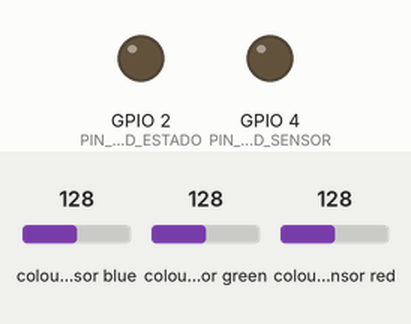
The sketch below on a simulated ESP32. Shown: output pins drawn as LEDs (lit = HIGH). Inputs (shaded band) come from the test bench; at power-on: colour sensor blue 128, colour sensor green 128, colour sensor red 128. Uploads are accepted with an empty reply; the local clock reads 2024-03-15 10:24:30 at power-on unless the sketch sets it; what the sketch prints to the serial monitor is not drawn.

Above: at 0.0 s.
At 0.6 s:
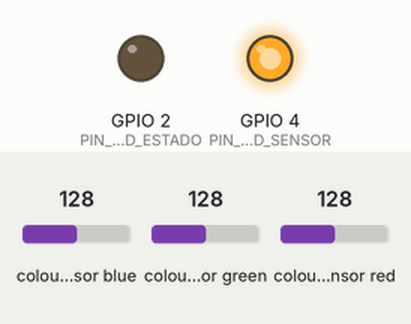
At 11.4 s:
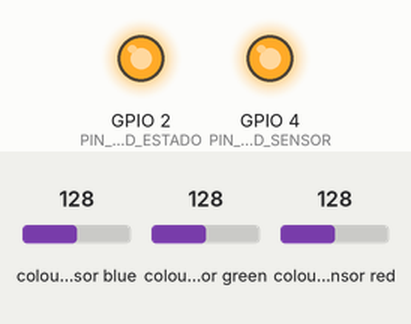
Timing chart, 0 to 12.9 s (numbered marks = the images above):
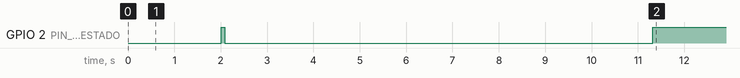

Measured:
- by itself, GPIO 2 (PIN_LED_ESTADO): LOW → HIGH at 2.0 s, → LOW 0.08 s later, → HIGH 9.2 s later

The sketch:

ahgora_lector_wifi.ino
```cpp
// Ahgora - lector colorimetrico ESP32 + TCS34725 con envio por WiFi (hotspot del celular)
//
// Hace lo mismo que Ahgora_TCS34725_Prueba_Optica.ino (un JSON por segundo por el Monitor Serie a 115200)
// y ademas manda las lecturas al Servidor Ahgora (POST /api/lecturas), que las guarda en MongoDB Atlas
// (coleccion «lecturas») y las muestra en Ahgora Web, vista «Lector en vivo».
//
// - Se conecta al hotspot del celular (2,4 GHz). Si no hay senal, guarda hasta 5 minutos de lecturas y
//   las manda cuando vuelve la conexion.
// - Manda las lecturas de a 10 (cada ~10 s) por HTTPS, verificando el certificado del servidor.
// - Usa una clave de LECTOR (x-ahg-nodo) que solo permite enviar lecturas: no sirve para leer ni cambiar datos.
//
// SOLO PRUEBA OPTICA: los valores son senal cruda del sensor, no concentracion de mercurio.
//
// Librerias: "Adafruit TCS34725" (gestor de librerias). WiFi, HTTPClient y WiFiClientSecure vienen con el
// paquete de placas esp32 (version 3.x). Placa: "ESP32 Dev Module".
// Conexiones: VIN->3V3, GND->GND, SDA->GPIO21, SCL->GPIO22, LED del modulo->GPIO4
//
// Antes de compilar: copia secretos.example.h como secretos.h y escribe el nombre y la clave del hotspot.

#include <Wire.h>
#include <Adafruit_TCS34725.h>
#include <WiFi.h>
#include <WiFiMulti.h>
#include <WiFiClientSecure.h>
#include <HTTPClient.h>
#include <time.h>
#include <sys/time.h>

#include "secretos.h"  // WIFI_SSID_1, WIFI_PASS_1, (WIFI_SSID_2, WIFI_PASS_2), API_URL, CLAVE_LECTOR
#include "raices.h"    // certificados raiz para verificar https://taku-server.vercel.app

// ------------------------------------------------------------------ configuracion
const int PIN_LED_SENSOR = 4;
const int PIN_LED_ESTADO = 2;          // LED azul de la placa: parpadea buscando WiFi, fijo si envia bien
const bool USAR_LED_ESTADO = true;     // ponlo en false si la luz de la placa entra a la camara oscura
const char* NODE_ID = "AHG-SED-01";
const char* FIRMWARE = "ahgora-wifi-0.2";

const uint32_t PERIODO_LECTURA_MS = 1000;  // una lectura por segundo, como antes
const uint8_t LOTE = 10;                   // lecturas por envio
const uint32_t ENVIO_MAX_ESPERA_MS = 15000; // si hay menos de 10, igual se envian a los 15 s
const uint16_t CAPACIDAD = 300;             // 5 minutos sin senal; despues se pisan las mas viejas
const uint32_t REINTENTO_WIFI_MS = 10000;

// ------------------------------------------------------------------ estado
Adafruit_TCS34725 tcs(TCS34725_INTEGRATIONTIME_154MS, TCS34725_GAIN_4X);
WiFiMulti redes;
unsigned long seq = 0;

struct Lectura {
  uint32_t seq;
  uint64_t t;  // hora de medicion en ms (NTP); 0 si todavia no hay hora
  uint16_t r, g, b, c;
};
Lectura cola[CAPACIDAD];
uint16_t colaInicio = 0, colaCantidad = 0;

unsigned long ultimaLectura = 0, ultimoEnvio = 0, ultimoIntentoWifi = 0, esperaEnvio = 0;
bool horaLista = false, wifiAvisado = false, ultimoEnvioOk = false;

// ------------------------------------------------------------------ cola circular
void encolar(const Lectura& l) {
  uint16_t pos = (colaInicio + colaCantidad) % CAPACIDAD;
  if (colaCantidad < CAPACIDAD) colaCantidad++;
  else colaInicio = (colaInicio + 1) % CAPACIDAD;  // llena: se pierde la mas vieja
  cola[pos] = l;
}
void descartar(uint16_t n) {
  if (n > colaCantidad) n = colaCantidad;
  colaInicio = (colaInicio + n) % CAPACIDAD;
  colaCantidad -= n;
}

// ------------------------------------------------------------------ hora (NTP por el hotspot)
uint64_t ahoraMs() {
  struct timeval tv;
  gettimeofday(&tv, nullptr);
  if (tv.tv_sec < 1700000000) return 0;  // todavia sin hora
  return (uint64_t)tv.tv_sec * 1000ULL + tv.tv_usec / 1000;
}

// ------------------------------------------------------------------ LED de estado
void led(bool encendido) {
  if (USAR_LED_ESTADO) digitalWrite(PIN_LED_ESTADO, encendido ? HIGH : LOW);
}
void actualizarLed() {
  if (!USAR_LED_ESTADO) return;
  if (WiFi.status() != WL_CONNECTED) led((millis() / 250) % 2);  // parpadeo rapido: sin WiFi
  else led(ultimoEnvioOk || colaCantidad == 0);                  // fijo: conectado y enviando bien
}

// ------------------------------------------------------------------ WiFi
void cuidarWifi() {
  if (WiFi.status() == WL_CONNECTED) {
    if (!wifiAvisado) {
      wifiAvisado = true;
      Serial.print("WIFI: conectado a "); Serial.print(WiFi.SSID());
      Serial.print(" · IP "); Serial.print(WiFi.localIP());
      Serial.print(" · senal "); Serial.print(WiFi.RSSI()); Serial.println(" dBm");
      configTime(-4 * 3600, 0, "pool.ntp.org", "time.google.com");  // hora de Bolivia
    }
    if (!horaLista && ahoraMs() > 0) { horaLista = true; Serial.println("HORA: sincronizada por NTP"); }
    return;
  }
  if (wifiAvisado) { wifiAvisado = false; Serial.println("WIFI: sin conexion, guardando lecturas"); }
  if (millis() - ultimoIntentoWifi < REINTENTO_WIFI_MS && ultimoIntentoWifi != 0) return;
  ultimoIntentoWifi = millis();
  redes.run(3000);  // intenta conectarse a la red disponible con mejor senal (bloquea hasta 3 s)
}

// ------------------------------------------------------------------ envio al servidor
String cuerpoJson(uint16_t n) {
  String s;
  s.reserve(160 + n * 110);
  s += "{\"node_id\":\""; s += NODE_ID;
  s += "\",\"firmware\":\""; s += FIRMWARE;
  s += "\",\"sensor\":\"TCS34725\",\"test_mode\":true,\"rssi\":"; s += WiFi.RSSI();
  s += ",\"lecturas\":[";
  char item[160];
  for (uint16_t i = 0; i < n; i++) {
    const Lectura& l = cola[(colaInicio + i) % CAPACIDAD];
    float rn = 0, gn = 0, bn = 0;
    if (l.c > 0) { rn = 255.0f * l.r / l.c; gn = 255.0f * l.g / l.c; bn = 255.0f * l.b / l.c; }
    snprintf(item, sizeof(item),
             "%s{\"seq\":%lu,\"t\":%llu,\"r\":%u,\"g\":%u,\"b\":%u,\"c\":%u,\"r_norm\":%.2f,\"g_norm\":%.2f,\"b_norm\":%.2f}",
             i ? "," : "", (unsigned long)l.seq, (unsigned long long)l.t, l.r, l.g, l.b, l.c, rn, gn, bn);
    s += item;
  }
  s += "]}";
  return s;
}

void enviar() {
  if (WiFi.status() != WL_CONNECTED || colaCantidad == 0) return;
  if (!horaLista) return;  // sin hora el certificado HTTPS no se puede verificar bien
  bool loteCompleto = colaCantidad >= LOTE;
  if (!loteCompleto && millis() - ultimoEnvio < ENVIO_MAX_ESPERA_MS) return;
  if (millis() - ultimoEnvio < esperaEnvio) return;  // espera creciente despues de un error

  uint16_t n = colaCantidad > 30 ? 30 : colaCantidad;  // si hubo corte, se vacia de a 30
  WiFiClientSecure cliente;
  cliente.setCACert(CERT_RAICES);
  HTTPClient http;
  http.setTimeout(15000);
  if (!http.begin(cliente, API_URL)) { Serial.println("ENVIO: direccion invalida en API_URL"); return; }
  http.addHeader("Content-Type", "application/json");
  http.addHeader("x-ahg-nodo", CLAVE_LECTOR);
  int codigo = http.POST(cuerpoJson(n));
  String respuesta = http.getString();
  http.end();
  ultimoEnvio = millis();

  if (codigo == 200) {
    descartar(n);
    ultimoEnvioOk = true;
    esperaEnvio = 0;
    Serial.print("ENVIO: "); Serial.print(n); Serial.print(" lecturas al servidor · quedan "); Serial.println(colaCantidad);
  } else if (codigo == 400) {
    descartar(n);  // datos que el servidor nunca va a aceptar: no se reintentan
    ultimoEnvioOk = false;
    Serial.print("ENVIO: rechazado (400) "); Serial.println(respuesta);
  } else {
    ultimoEnvioOk = false;
    esperaEnvio = esperaEnvio ? min(esperaEnvio * 2, 120000UL) : 5000;  // 5 s, 10 s, 20 s... hasta 2 min
    Serial.print("ENVIO: error "); Serial.print(codigo);
    if (codigo == 401) Serial.print(" (revisa CLAVE_LECTOR en secretos.h)");
    if (codigo < 0) { Serial.print(" "); Serial.print(HTTPClient::errorToString(codigo)); }
    Serial.print(" · se reintenta en "); Serial.print(esperaEnvio / 1000); Serial.println(" s");
  }
}

// ------------------------------------------------------------------ lectura del sensor (igual que antes)
void leerSensor() {
  uint16_t r, g, b, c;
  tcs.getRawData(&r, &g, &b, &c);

  float rn = 0, gn = 0, bn = 0;
  if (c > 0) {  // cocientes respecto del canal claro, escala 0-255
    rn = 255.0 * r / c;
    gn = 255.0 * g / c;
    bn = 255.0 * b / c;
  }

  Serial.print("{\"node_id\":\""); Serial.print(NODE_ID);
  Serial.print("\",\"seq\":");     Serial.print(seq);
  Serial.print(",\"test_mode\":true,\"sensor\":\"TCS34725\"");
  Serial.print(",\"r\":");  Serial.print(r);
  Serial.print(",\"g\":");  Serial.print(g);
  Serial.print(",\"b\":");  Serial.print(b);
  Serial.print(",\"c\":");  Serial.print(c);
  Serial.print(",\"r_norm\":"); Serial.print(rn, 2);
  Serial.print(",\"g_norm\":"); Serial.print(gn, 2);
  Serial.print(",\"b_norm\":"); Serial.print(bn, 2);
  Serial.println("}");

  encolar({(uint32_t)seq, ahoraMs(), r, g, b, c});
  seq++;
}

void setup() {
  Serial.begin(115200);
  delay(500);
  pinMode(PIN_LED_SENSOR, OUTPUT);
  digitalWrite(PIN_LED_SENSOR, HIGH);  // LED del sensor encendido
  if (USAR_LED_ESTADO) pinMode(PIN_LED_ESTADO, OUTPUT);
  Wire.begin(21, 22);
  if (!tcs.begin()) {
    Serial.println("{\"error\":\"TCS34725 no encontrado en 0x29\"}");
    while (true) delay(1000);
  }

  WiFi.mode(WIFI_STA);
  WiFi.setAutoReconnect(true);
  redes.addAP(WIFI_SSID_1, WIFI_PASS_1);
#ifdef WIFI_SSID_2
  if (strlen(WIFI_SSID_2) > 0) redes.addAP(WIFI_SSID_2, WIFI_PASS_2);
#endif
  Serial.println("LISTO: lector Ahgora - SOLO PRUEBA OPTICA - envio por WiFi");
  Serial.print("WIFI: buscando "); Serial.println(WIFI_SSID_1);
}

void loop() {
  if (millis() - ultimaLectura >= PERIODO_LECTURA_MS) {
    ultimaLectura = millis();
    leerSensor();
  }
  cuidarWifi();
  enviar();
  actualizarLed();
  delay(10);
}
```

raices.h
```cpp
// Certificados raiz para verificar https://taku-server.vercel.app (Vercel).
// GTS Root R1: cadena actual del servidor (*.vercel.app -> WR1 -> GTS Root R1), vence 2036.
// ISRG Root X1 (Let's Encrypt): respaldo por si Vercel cambia de proveedor, vence 2035.
// Si el ESP32 muestra "ENVIO: error -1" por certificado, actualiza este archivo.
#pragma once

const char CERT_RAICES[] =
  // subject=CN=GTS Root R1,O=Google Trust Services LLC,C=US | notAfter=Jun 22 00:00:00 2036 GMT
  "-----BEGIN CERTIFICATE-----\n"
  "MIIFVzCCAz+gAwIBAgINAgPlk28xsBNJiGuiFzANBgkqhkiG9w0BAQwFADBHMQsw\n"
  "CQYDVQQGEwJVUzEiMCAGA1UEChMZR29vZ2xlIFRydXN0IFNlcnZpY2VzIExMQzEU\n"
  "MBIGA1UEAxMLR1RTIFJvb3QgUjEwHhcNMTYwNjIyMDAwMDAwWhcNMzYwNjIyMDAw\n"
  "MDAwWjBHMQswCQYDVQQGEwJVUzEiMCAGA1UEChMZR29vZ2xlIFRydXN0IFNlcnZp\n"
  "Y2VzIExMQzEUMBIGA1UEAxMLR1RTIFJvb3QgUjEwggIiMA0GCSqGSIb3DQEBAQUA\n"
  "A4ICDwAwggIKAoICAQC2EQKLHuOhd5s73L+UPreVp0A8of2C+X0yBoJx9vaMf/vo\n"
  "27xqLpeXo4xL+Sv2sfnOhB2x+cWX3u+58qPpvBKJXqeqUqv4IyfLpLGcY9vXmX7w\n"
  "Cl7raKb0xlpHDU0QM+NOsROjyBhsS+z8CZDfnWQpJSMHobTSPS5g4M/SCYe7zUjw\n"
  "TcLCeoiKu7rPWRnWr4+wB7CeMfGCwcDfLqZtbBkOtdh+JhpFAz2weaSUKK0Pfybl\n"
  "qAj+lug8aJRT7oM6iCsVlgmy4HqMLnXWnOunVmSPlk9orj2XwoSPwLxAwAtcvfaH\n"
  "szVsrBhQf4TgTM2S0yDpM7xSma8ytSmzJSq0SPly4cpk9+aCEI3oncKKiPo4Zor8\n"
  "Y/kB+Xj9e1x3+naH+uzfsQ55lVe0vSbv1gHR6xYKu44LtcXFilWr06zqkUspzBmk\n"
  "MiVOKvFlRNACzqrOSbTqn3yDsEB750Orp2yjj32JgfpMpf/VjsPOS+C12LOORc92\n"
  "wO1AK/1TD7Cn1TsNsYqiA94xrcx36m97PtbfkSIS5r762DL8EGMUUXLeXdYWk70p\n"
  "aDPvOmbsB4om3xPXV2V4J95eSRQAogB/mqghtqmxlbCluQ0WEdrHbEg8QOB+DVrN\n"
  "VjzRlwW5y0vtOUucxD/SVRNuJLDWcfr0wbrM7Rv1/oFB2ACYPTrIrnqYNxgFlQID\n"
  "AQABo0IwQDAOBgNVHQ8BAf8EBAMCAYYwDwYDVR0TAQH/BAUwAwEB/zAdBgNVHQ4E\n"
  "FgQU5K8rJnEaK0gnhS9SZizv8IkTcT4wDQYJKoZIhvcNAQEMBQADggIBAJ+qQibb\n"
  "C5u+/x6Wki4+omVKapi6Ist9wTrYggoGxval3sBOh2Z5ofmmWJyq+bXmYOfg6LEe\n"
  "QkEzCzc9zolwFcq1JKjPa7XSQCGYzyI0zzvFIoTgxQ6KfF2I5DUkzps+GlQebtuy\n"
  "h6f88/qBVRRiClmpIgUxPoLW7ttXNLwzldMXG+gnoot7TiYaelpkttGsN/H9oPM4\n"
  "7HLwEXWdyzRSjeZ2axfG34arJ45JK3VmgRAhpuo+9K4l/3wV3s6MJT/KYnAK9y8J\n"
  "ZgfIPxz88NtFMN9iiMG1D53Dn0reWVlHxYciNuaCp+0KueIHoI17eko8cdLiA6Ef\n"
  "MgfdG+RCzgwARWGAtQsgWSl4vflVy2PFPEz0tv/bal8xa5meLMFrUKTX5hgUvYU/\n"
  "Z6tGn6D/Qqc6f1zLXbBwHSs09dR2CQzreExZBfMzQsNhFRAbd03OIozUhfJFfbdT\n"
  "6u9AWpQKXCBfTkBdYiJ23//OYb2MI3jSNwLgjt7RETeJ9r/tSQdirpLsQBqvFAnZ\n"
  "0E6yove+7u7Y/9waLd64NnHi/Hm3lCXRSHNboTXns5lndcEZOitHTtNCjv0xyBZm\n"
  "2tIMPNuzjsmhDYAPexZ3FL//2wmUspO8IFgV6dtxQ/PeEMMA3KgqlbbC1j+Qa3bb\n"
  "bP6MvPJwNQzcmRk13NfIRmPVNnGuV/u3gm3c\n"
  "-----END CERTIFICATE-----\n"
  // subject=CN=ISRG Root X1,O=Internet Security Research Group,C=US | notAfter=Jun  4 11:04:38 2035 GMT
  "-----BEGIN CERTIFICATE-----\n"
  "MIIFazCCA1OgAwIBAgIRAIIQz7DSQONZRGPgu2OCiwAwDQYJKoZIhvcNAQELBQAw\n"
  "TzELMAkGA1UEBhMCVVMxKTAnBgNVBAoTIEludGVybmV0IFNlY3VyaXR5IFJlc2Vh\n"
  "cmNoIEdyb3VwMRUwEwYDVQQDEwxJU1JHIFJvb3QgWDEwHhcNMTUwNjA0MTEwNDM4\n"
  "WhcNMzUwNjA0MTEwNDM4WjBPMQswCQYDVQQGEwJVUzEpMCcGA1UEChMgSW50ZXJu\n"
  "ZXQgU2VjdXJpdHkgUmVzZWFyY2ggR3JvdXAxFTATBgNVBAMTDElTUkcgUm9vdCBY\n"
  "MTCCAiIwDQYJKoZIhvcNAQEBBQADggIPADCCAgoCggIBAK3oJHP0FDfzm54rVygc\n"
  "h77ct984kIxuPOZXoHj3dcKi/vVqbvYATyjb3miGbESTtrFj/RQSa78f0uoxmyF+\n"
  "0TM8ukj13Xnfs7j/EvEhmkvBioZxaUpmZmyPfjxwv60pIgbz5MDmgK7iS4+3mX6U\n"
  "A5/TR5d8mUgjU+g4rk8Kb4Mu0UlXjIB0ttov0DiNewNwIRt18jA8+o+u3dpjq+sW\n"
  "T8KOEUt+zwvo/7V3LvSye0rgTBIlDHCNAymg4VMk7BPZ7hm/ELNKjD+Jo2FR3qyH\n"
  "B5T0Y3HsLuJvW5iB4YlcNHlsdu87kGJ55tukmi8mxdAQ4Q7e2RCOFvu396j3x+UC\n"
  "B5iPNgiV5+I3lg02dZ77DnKxHZu8A/lJBdiB3QW0KtZB6awBdpUKD9jf1b0SHzUv\n"
  "KBds0pjBqAlkd25HN7rOrFleaJ1/ctaJxQZBKT5ZPt0m9STJEadao0xAH0ahmbWn\n"
  "OlFuhjuefXKnEgV4We0+UXgVCwOPjdAvBbI+e0ocS3MFEvzG6uBQE3xDk3SzynTn\n"
  "jh8BCNAw1FtxNrQHusEwMFxIt4I7mKZ9YIqioymCzLq9gwQbooMDQaHWBfEbwrbw\n"
  "qHyGO0aoSCqI3Haadr8faqU9GY/rOPNk3sgrDQoo//fb4hVC1CLQJ13hef4Y53CI\n"
  "rU7m2Ys6xt0nUW7/vGT1M0NPAgMBAAGjQjBAMA4GA1UdDwEB/wQEAwIBBjAPBgNV\n"
  "HRMBAf8EBTADAQH/MB0GA1UdDgQWBBR5tFnme7bl5AFzgAiIyBpY9umbbjANBgkq\n"
  "hkiG9w0BAQsFAAOCAgEAVR9YqbyyqFDQDLHYGmkgJykIrGF1XIpu+ILlaS/V9lZL\n"
  "ubhzEFnTIZd+50xx+7LSYK05qAvqFyFWhfFQDlnrzuBZ6brJFe+GnY+EgPbk6ZGQ\n"
  "3BebYhtF8GaV0nxvwuo77x/Py9auJ/GpsMiu/X1+mvoiBOv/2X/qkSsisRcOj/KK\n"
  "NFtY2PwByVS5uCbMiogziUwthDyC3+6WVwW6LLv3xLfHTjuCvjHIInNzktHCgKQ5\n"
  "ORAzI4JMPJ+GslWYHb4phowim57iaztXOoJwTdwJx4nLCgdNbOhdjsnvzqvHu7Ur\n"
  "TkXWStAmzOVyyghqpZXjFaH3pO3JLF+l+/+sKAIuvtd7u+Nxe5AW0wdeRlN8NwdC\n"
  "jNPElpzVmbUq4JUagEiuTDkHzsxHpFKVK7q4+63SM1N95R1NbdWhscdCb+ZAJzVc\n"
  "oyi3B43njTOQ5yOf+1CceWxG1bQVs5ZufpsMljq4Ui0/1lvh+wjChP4kqKOJ2qxq\n"
  "4RgqsahDYVvTH9w7jXbyLeiNdd8XM2w9U/t7y0Ff/9yi0GE44Za4rF2LN9d11TPA\n"
  "mRGunUHBcnWEvgJBQl9nJEiU0Zsnvgc/ubhPgXRR4Xq37Z0j4r7g1SgEEzwxA57d\n"
  "emyPxgcYxn/eR44/KJ4EBs+lVDR3veyJm+kXQ99b21/+jh5Xos1AnX5iItreGCc=\n"
  "-----END CERTIFICATE-----\n";
```

secretos.example.h
```cpp
// Copia este archivo como «secretos.h» (en la misma carpeta) y completa los datos.
// secretos.h NO se sube a GitHub (.gitignore): contiene la clave del hotspot y la del lector.
#pragma once

// Hotspot del celular. El ESP32 solo usa WiFi de 2,4 GHz: en Samsung, activa
// «Ajustes > Conexiones > Zona Wi-Fi > Configurar > Banda: 2,4 GHz» (o «Maximizar compatibilidad» en iPhone).
#define WIFI_SSID_1 "Nombre-del-hotspot"
#define WIFI_PASS_1 "clave-del-hotspot"

// Segunda red opcional (por ejemplo, el WiFi del laboratorio). Déjala vacía si no hace falta.
#define WIFI_SSID_2 ""
#define WIFI_PASS_2 ""

// Servidor Ahgora (Vercel). No cambies la ruta /api/lecturas.
#define API_URL "https://taku-server.vercel.app/api/lecturas"

// Clave de LECTOR: la variable AHG_NODE_KEY de Vercel. Solo permite ENVIAR lecturas.
// No pongas aquí la clave del equipo (AHG_TEAM_KEY): esa da acceso a todos los datos.
#define CLAVE_LECTOR "pega-aqui-la-clave-del-lector"
```
